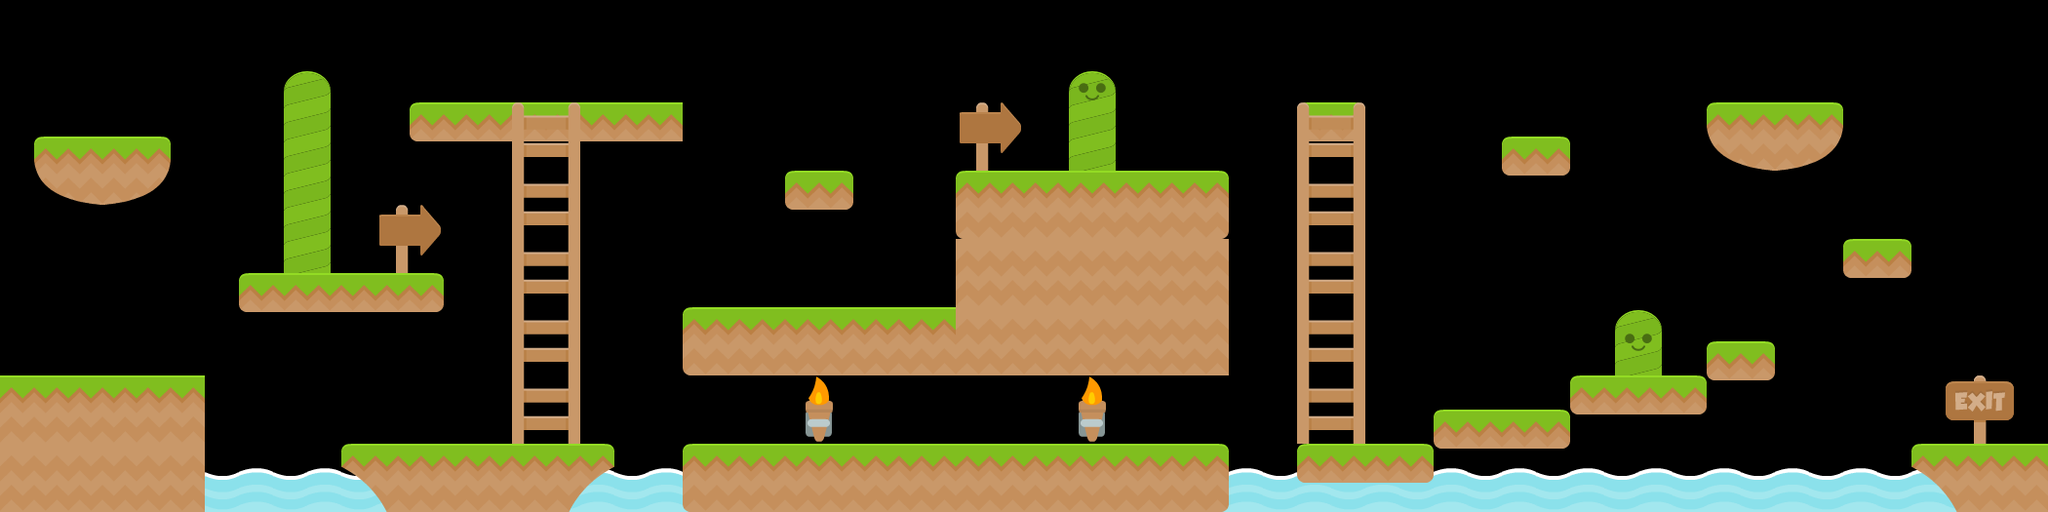

A 2D game scene composited from a Tiled map and its tileset images. What follows is a short description and the map's XML, with each tile layer's data collapsed to a summary:
An orthogonal 60x15 tile map with 35x35 px tiles, 4 tile layers (Background Images, Platforms, Ladders, Triggers), 1 hidden layer not drawn.

<map version="1.0" orientation="orthogonal" renderorder="right-down" width="60" height="15" tilewidth="35" tileheight="35" nextobjectid="1">
 <tileset firstgid="1" name="Platformer" tilewidth="70" tileheight="70" spacing="2" margin="2" tilecount="196" columns="14">
  <image source="tileset.png" width="1024" height="1024" />
 </tileset>
 <layer name="Background Images" width="60" height="15">
  <data>[900 cells, 29 non-empty, 8 distinct tile ids]</data>
 </layer>
 <layer name="Platforms" width="60" height="15">
  <data>[900 cells, 58 non-empty, 12 distinct tile ids]</data>
 </layer>
 <layer name="Ladders" width="60" height="15">
  <data>[900 cells, 10 non-empty, 2 distinct tile ids]</data>
 </layer>
 <layer name="Enemies" width="60" height="15" visible="0">
  <data>[900 cells, 1 non-empty, 1 distinct tile ids]</data>
 </layer>
 <layer name="Triggers" width="60" height="15">
  <data>[900 cells, 1 non-empty, 1 distinct tile ids]</data>
 </layer>
</map>
